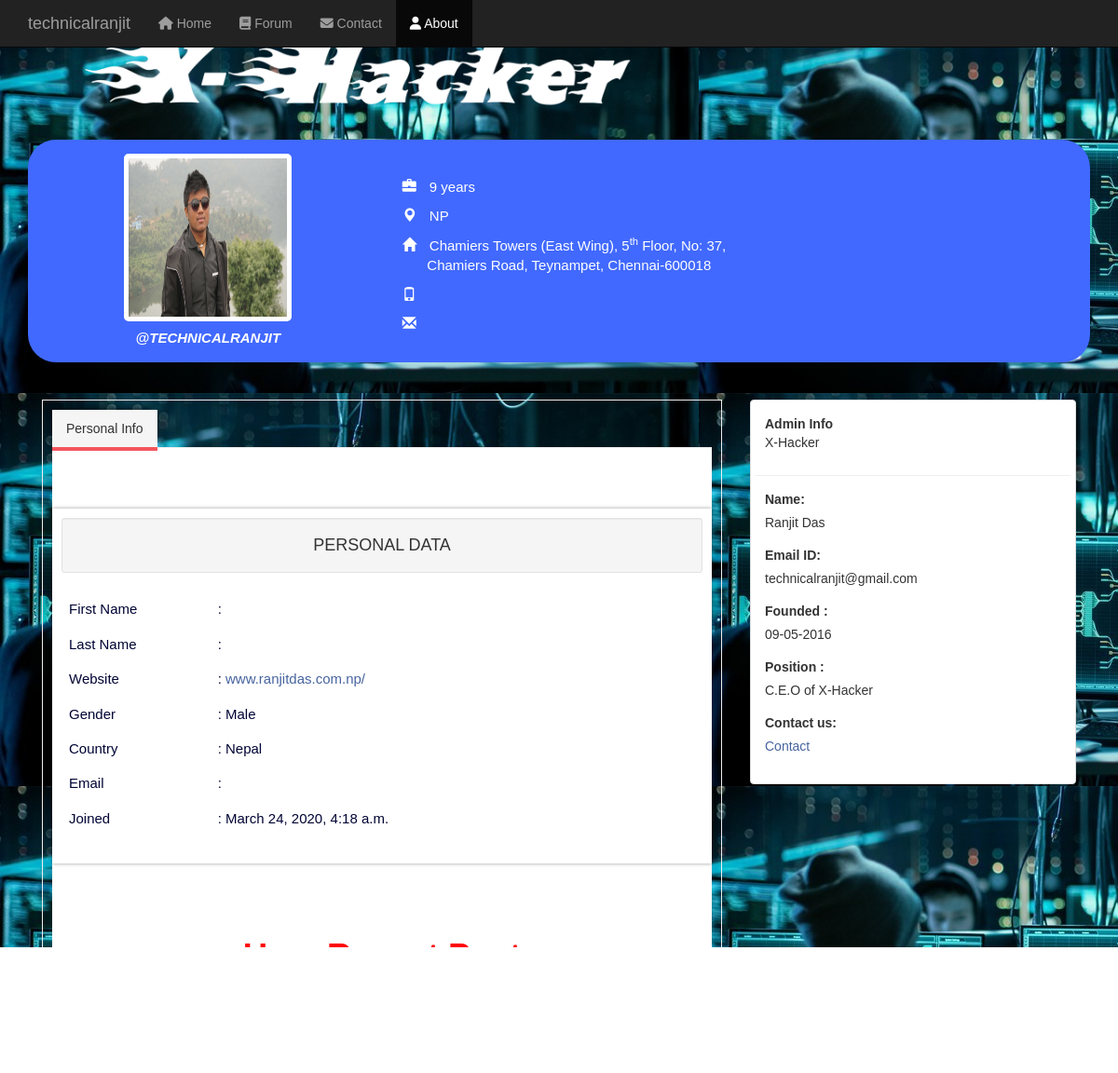
/profile/technicalranjit (signed in), run on the app's committed database.
### registrationapp/models.py (models this page shows, shortened)
class UserProfileModel(models.Model):
    user = models.OneToOneField(User, on_delete=models.CASCADE)
    bio = models.CharField(max_length=100, blank=True)
    website = models.CharField(max_length=100, blank=True)
    choices = ("Male", "Male"), ("Female", "Female"), ("Others", "Others")
    gender = models.CharField(max_length=9, choices=choices, default="Male")
    country = CountryField(choices=list(countries))
    user_image = models.ImageField(upload_to="profie", blank=True, default="default.jpg")

### registrationapp/views.py (the view)
# urls.py: path('profile/<username>',v.about,name="user_profile"),
@login_required(login_url='/signin')
def about(request, username=None, id=None):
    user = User.objects.get(username=username)
    p = UserProfileModel.objects.get(user=user)
    q = user_post.objects.filter(author=user).order_by('-created_date')
    com = comments.objects.all().filter(id=id)
    post = post_upload_form(request.POST or None, request.FILES)
    if request.method == 'POST':
        p = post.save(commit=False)
        p.title = post.cleaned_data['title']
        p.text = post.cleaned_data['text']
        p.image = post.cleaned_data['image']
        p.author = request.user
        p.save()
        return redirect("/profile/" + str(request.user.username))
    else:
        post = post_upload_form()
    context = {
        'profile_user': user,
        'p': p,
        'u_post': q,
        'post': post,
        'com': com
    }
    return render(request, 'about.html', context)

### XHacker/Templates/about.html (shortened to what this page needs)
<link href="//maxcdn.bootstrapcdn.com/bootstrap/3.3.0/css/bootstrap.min.css" rel="stylesheet" id="bootstrap-css">
{% load static %}
    <link rel="stylesheet" href="https://maxcdn.bootstrapcdn.com/bootstrap/3.4.0/css/bootstrap.min.css">
<link rel="stylesheet" href="https://opensource.keycdn.com/fontawesome/4.6.3/font-awesome.min.css"
integrity="sha384-Wrgq82RsEean5tP3NK3zWAemiNEXofJsTwTyHmNb/iL3dP/sZJ4+7sOld1uqYJtE">
<nav class="navbar navbar-inverse navbar-fixed-top" role="navigation">
        <div class="container">
            <div class="navbar-header">
                <a class="navbar-brand" href="">{{ profile_user.username }}</a>
            </div>
            <div class="collapse navbar-collapse navbar-ex1-collapse">
                <ul class="nav navbar-nav">
                    <li><a href="/"><i class="fa fa-home"></i> Home</a>
                    </li>
                    <li><a href="/allpost"><i class="fa fa-book"></i> Forum </a>
                    </li>
                    <li><a href="/contactUs"><i class="fa fa-envelope"></i> Contact</a>
                    </li>
					<li  class="active"><a href="/profile/{{ profile_user.username }}"><i class="fa fa-user"></i> About</a>
                    </li>
                </ul>
            </div>
        </div>
    </nav>
<img src="{% static 'x3.png' %}" class="img-fluid col-3 pt-5 ci">
<div class="container" style="margin-top: 30px;">
    <div class="profile-head">
        <div class="col-md- col-sm-4 col-xs-12">
            <img src="{{ p.user_image.url }}" class="img-responsive"/>
        {% if request.user.username %}
            <h6 style="font-style: italic;"><strong>@{{ p.user.username }}</strong></h6>
        {% endif %}
        </div>
        <div class="col-md-5 col-sm-5 col-xs-12">
            <h5>{{p.user.first_name}} {{p.user.last_name}}</h5>
            <ul>
                <li><span class="glyphicon glyphicon-briefcase"></span> 9 years</li>
                <li><span class="glyphicon glyphicon-map-marker"></span> {{ p.country }}</li>
                <li><span class="glyphicon glyphicon-home"></span> Chamiers Towers (East Wing), 5<sup>th</sup> Floor, No: 37,<br/>    Chamiers Road, Teynampet, Chennai-600018 </li>
                <li><span class="glyphicon glyphicon-phone"></span> <a href="#" title="call"></a></li>
                <li><span class="glyphicon glyphicon-envelope"></span><a href="#" title="mail">{{p.user.email}}</a></li>
            </ul>
        </div>
    </div>
</div>
<div class="container">
    <div class="col-sm-8">
        <div data-spy="scroll" class="tabbable-panel">
            <div class="tabbable-line">
                <ul class="nav nav-tabs ">
                    <li class="active">
                        <a href="#tab_default_1" data-toggle="tab">Personal Info </a>
                    </li>
                </ul>
                <div class="tab-content">
                    <div class="tab-pane active" id="tab_default_1">
                        <div class="well well-sm">
                            <h4>PERSONAL DATA</h4>
                        </div>
                    <table class="table bio-table">
                        <tbody>
                            <tr>
                                <td>First Name</td>
                                <td>: {{ p.user.first_name }}</td>
                            </tr>
                            <tr>
                                <td>Last Name</td>
                                <td>: {{p.user.last_name}}</td>
                            </tr>
                            {% if p.website %}
                            <tr>
                                <td>Website</td>
                                <td>: <a href="http://{{ p.website }}"> {{p.website}}</a></td>
                            </tr>
                            {% endif %}
                            <tr>
                                <td>Gender</td>
                                <td>: {{p.gender }}</td>
                            </tr>
                            <tr>
                                <td>Country</td>
                                <td>: {{ p.country.name }}</td>
                            </tr>
                             <tr>
                                <td>Email</td>
                                <td>: {{ p.user.email}}</td>
                            </tr>
                         <tr>
                                <td>Joined</td>
                                <td>: {{ p.user.date_joined }}</td>
                            </tr>
                        </tbody>
                    </table>
                </div>
                <div class="bg-dark text-white ct " style="margin-top: 10vh;">
                 <h1 style="color: red; text-align: center;"> <strong>User Recent Post</strong></h1>
                <div class="container bg">
	<div class="row text-white cw">
	    <div class="col-md-8 col-md-offset-2 text-white">
    		<h1 class="text-white cw">Upload Your Post</h1>
		</div>
	</div>
</div>
</div>
            </div>
        </div>
    </div>
</div>
<div class="col-sm-4">
    <div class="panel panel-default">
        <div class="menu_title">
            <b>Admin Info</b>
            <p>X-Hacker</p>
        </div>
        <div class="panel-body">
            <div class="row">
                <div class="col-lg-12">
                    <div class="form-group">
                        <label for="email">Name:</label>
                        <p>Ranjit Das </p>
                    </div>
                    <div class="form-group">
                        <label for="email">Email ID:</label>
                        <p>technicalranjit@gmail.com</p>
                    </div>
                    <div class="form-group">
                        <label for="email">Founded :</label>
                        <p>09-05-2016</p>
                    </div>
                    <div class="form-group">
                        <label for="email">Position :</label>
                        <p>C.E.O of X-Hacker</p>
                    </div>
                    <div class="form-group">
                        <label for="email">Contact us:</label>
                        <p><a href="/contactUs"> Contact</a></p>
                    </div>
                </div>
            </div>
        </div>
    </div>
</div>

### data on the page
UserProfileModel: user_image (picture), user.username "TECHNICALRANJIT", country "NP", website "www.ranjitdas.com.np/", gender "Male", country.name "Nepal", user.date_joined "March 24, 2020, 4:18 a.m."

### other printed values
{{ profile_user.username }} "technicalranjit"
